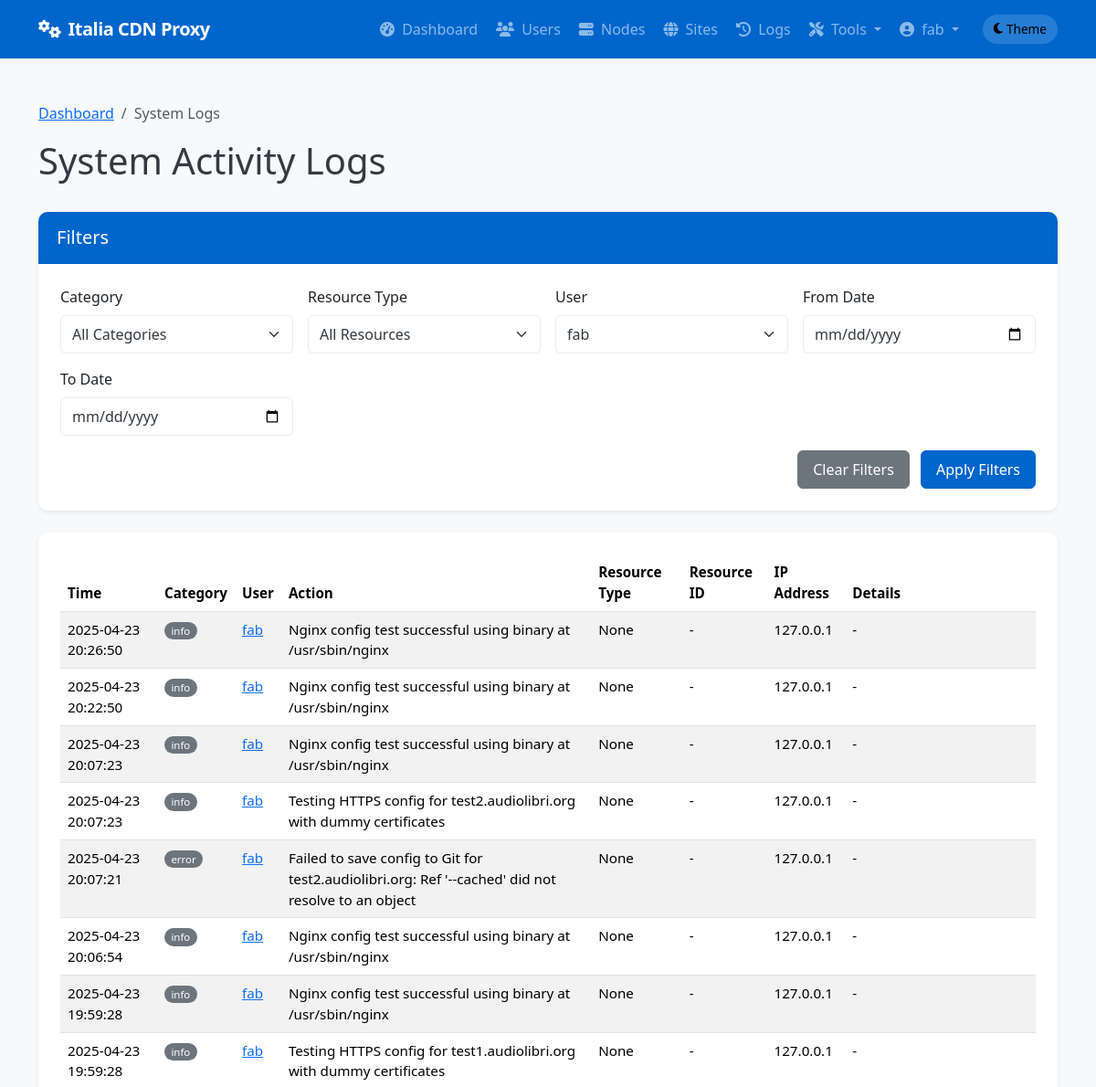
The page /admin/system/logs?user_id=1 (signed in, upper part) on the database as committed earlier.
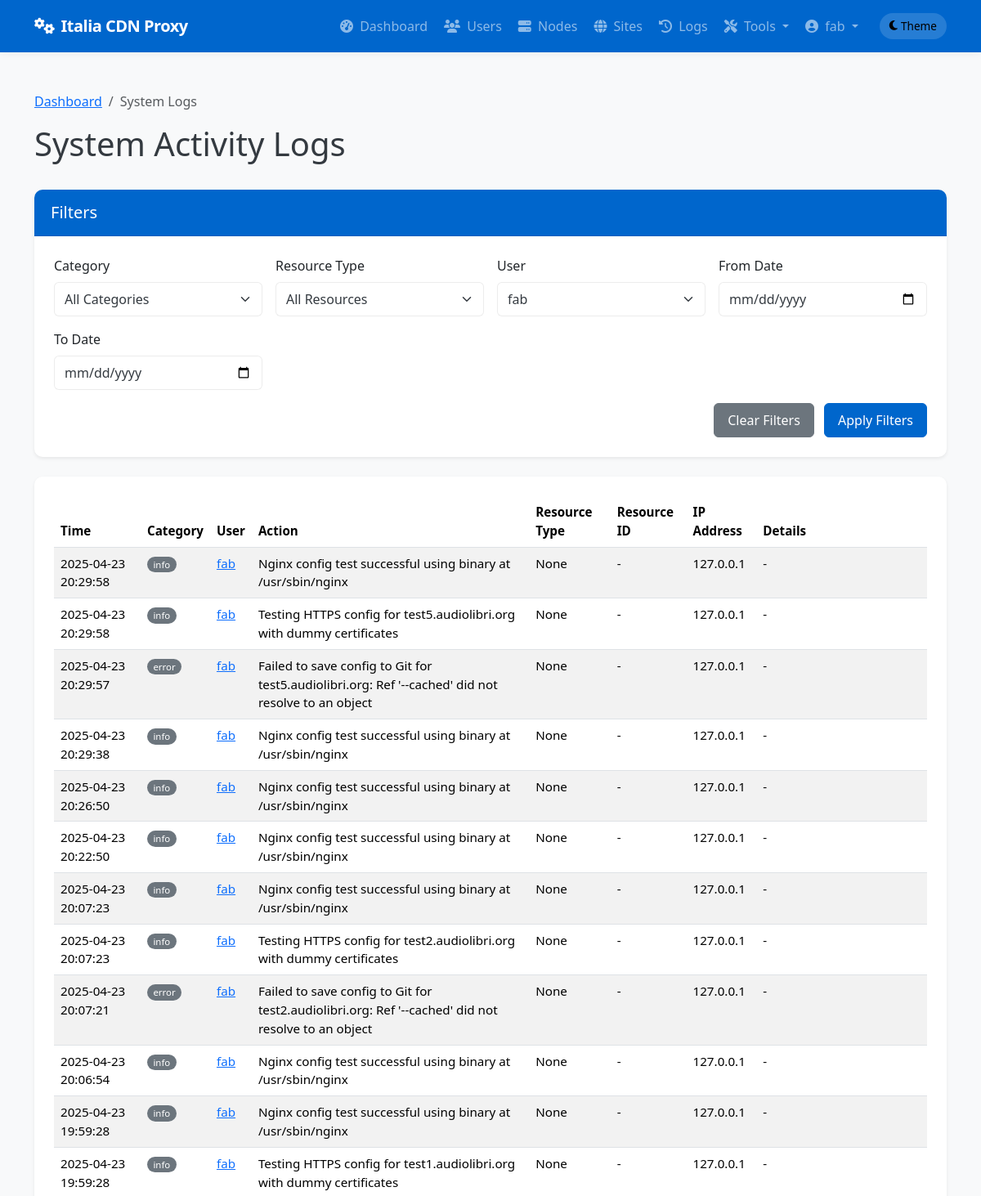
The same page on the database as committed later.
### app/models/models.py (models this page shows, shortened)
class User(db.Model):
    __tablename__ = 'users'
    id = db.Column(db.Integer, primary_key=True)
    username = db.Column(db.String(64), unique=True, index=True, nullable=False)
    email = db.Column(db.String(120), unique=True, index=True, nullable=False)
    password_hash = db.Column(db.String(128), nullable=False)
    role = db.Column(db.String(20), nullable=False, default='client')  # 'admin' or 'client'
    is_active = db.Column(db.Boolean, default=True)
    created_at = db.Column(db.DateTime, default=datetime.utcnow)
    last_login = db.Column(db.DateTime, nullable=True)
    sites = db.relationship('Site', backref='owner', lazy='dynamic')
    def is_admin(self):
        return self.role == 'admin'

class SystemLog(db.Model):
    __tablename__ = 'system_logs'
    id = db.Column(db.Integer, primary_key=True)
    user_id = db.Column(db.Integer, db.ForeignKey('users.id'), nullable=True)  # Null for system events
    category = db.Column(db.String(32), nullable=False)  # auth, admin, system, security, etc.
    action = db.Column(db.String(64), nullable=False)    # login, logout, create, delete, etc.
    resource_type = db.Column(db.String(32), nullable=True)  # user, node, site, etc.
    resource_id = db.Column(db.Integer, nullable=True)       # ID of the affected resource
    details = db.Column(db.Text, nullable=True)              # Additional details
    ip_address = db.Column(db.String(45), nullable=True)     # IP address of user/system
    created_at = db.Column(db.DateTime, default=datetime.utcnow)
    user = db.relationship('User', backref=db.backref('system_logs', lazy='dynamic'))

### app/controllers/admin.py (the view, shortened to what this page needs)
@admin.route('/system/logs')
@login_required
@admin_required
def system_logs():
    category = request.args.get('category')
    user_id = request.args.get('user_id')
    resource_type = request.args.get('resource_type')
    from_date = request.args.get('from_date')
    to_date = request.args.get('to_date')
    from app.models.models import SystemLog
    query = SystemLog.query
    if category:
        query = query.filter(SystemLog.category == category)
    if user_id:
        query = query.filter(SystemLog.user_id == user_id)
    if resource_type:
        query = query.filter(SystemLog.resource_type == resource_type)
    if from_date:
        try:
            from_datetime = datetime.strptime(from_date, '%Y-%m-%d')
            query = query.filter(SystemLog.created_at >= from_datetime)
        except ValueError:
            pass
    categories = db.session.query(SystemLog.category).distinct().all()
    resource_types = db.session.query(SystemLog.resource_type).distinct().all()
    users = User.query.all()
    page = request.args.get('page', 1, type=int)
    logs = query.order_by(SystemLog.created_at.desc()).paginate(page=page, per_page=50)
    return render_template('admin/system_logs.html',
                          logs=logs,
                          categories=[c[0] for c in categories if c[0]],
                          resource_types=[r[0] for r in resource_types if r[0]],
                          users=users,
                          filters={
                              'category': category,
                              'user_id': user_id,
                              'resource_type': resource_type,
                              'from_date': from_date,
                              'to_date': to_date
                          })

### app/templates/admin/system_logs.html (shortened to what this page needs)
{% extends 'base.html' %}
{% block content %}
<div class="container py-4">
    <nav aria-label="breadcrumb">
        <ol class="breadcrumb">
            <li class="breadcrumb-item"><a href="{{ url_for('admin.dashboard') }}">Dashboard</a></li>
            <li class="breadcrumb-item active" aria-current="page">System Logs</li>
        </ol>
    </nav>
    <div class="d-flex justify-content-between align-items-center mb-4">
        <h1>System Activity Logs</h1>
    </div>
    <div class="card shadow-sm mb-4">
        <div class="card-header bg-primary text-white">
            <h5 class="card-title mb-0">Filters</h5>
        </div>
        <div class="card-body">
            <form method="GET" action="{{ url_for('admin.system_logs') }}" class="row g-3">
                <div class="col-md-3">
                    <label for="category" class="form-label">Category</label>
                    <select class="form-select" id="category" name="category">
                        <option value="">All Categories</option>
                    </select>
                </div>
                <div class="col-md-3">
                    <label for="resource_type" class="form-label">Resource Type</label>
                    <select class="form-select" id="resource_type" name="resource_type">
                        <option value="">All Resources</option>
                    </select>
                </div>
                <div class="col-md-3">
                    <label for="user_id" class="form-label">User</label>
                    <select class="form-select" id="user_id" name="user_id">
                        {% for user in users %}
                        <option value="{{ user.id }}" {% if filters.user_id|string == user.id|string %}selected{% endif %}>
                            {{ user.username }}
                        </option>
                        {% endfor %}
                    </select>
                </div>
                <div class="col-md-3">
                    <label for="from_date" class="form-label">From Date</label>
                    <input type="date" class="form-control" id="from_date" name="from_date" value="{{ filters.from_date }}">
                </div>
                <div class="col-md-3">
                    <label for="to_date" class="form-label">To Date</label>
                    <input type="date" class="form-control" id="to_date" name="to_date" value="{{ filters.to_date }}">
                </div>
                <div class="col-md-12 text-end">
                    <a href="{{ url_for('admin.system_logs') }}" class="btn btn-secondary me-2">Clear Filters</a>
                    <button type="submit" class="btn btn-primary">Apply Filters</button>
                </div>
            </form>
        </div>
    </div>
    <div class="card shadow-sm">
        <div class="card-body">
            {% if logs.items %}
                <div class="table-responsive">
                    <table class="table table-striped table-hover">
                        <thead>
                            <tr>
                                <th>Time</th>
                                <th>Category</th>
                                <th>User</th>
                                <th>Action</th>
                                <th>Resource Type</th>
                                <th>Resource ID</th>
                                <th>IP Address</th>
                                <th>Details</th>
                            </tr>
                        </thead>
                        <tbody>
                            {% for log in logs.items %}
                            <tr>
                                <td>{{ log.created_at.strftime('%Y-%m-%d %H:%M:%S') }}</td>
                                <td>
                                    <span class="badge rounded-pill
                                    {% if log.category == 'auth' %}bg-info
                                    {% elif log.category == 'admin' %}bg-primary
                                    {% elif log.category == 'security' %}bg-danger
                                    {% elif log.category == 'system' %}bg-success
                                    {% else %}bg-secondary{% endif %}">
                                        {{ log.category }}
                                    </span>
                                </td>
                                <td>
                                    {% if log.user %}
                                        <a href="{{ url_for('admin.edit_user', user_id=log.user_id) }}">{{ log.user.username }}</a>
                                    {% else %}
                                        <span class="text-muted">System</span>
                                    {% endif %}
                                </td>
                                <td>{{ log.action }}</td>
                                <td>{{ log.resource_type }}</td>
                                <td>
                                    {% if log.resource_type == 'site' and log.resource_id %}
                                        <a href="{{ url_for('admin.view_site', site_id=log.resource_id) }}">{{ log.resource_id }}</a>
                                    {% elif log.resource_type == 'node' and log.resource_id %}
                                        <a href="{{ url_for('admin.view_node', node_id=log.resource_id) }}">{{ log.resource_id }}</a>
                                    {% elif log.resource_type == 'user' and log.resource_id %}
                                        <a href="{{ url_for('admin.edit_user', user_id=log.resource_id) }}">{{ log.resource_id }}</a>
                                    {% else %}
                                        {{ log.resource_id if log.resource_id else '-' }}
                                    {% endif %}
                                </td>
                                <td>{{ log.ip_address or '-' }}</td>
                                <td>
                                    <span class="text-truncate d-inline-block" style="max-width: 300px;" title="{{ log.details }}">
                                        {{ log.details or '-' }}
                                    </span>
                                </td>
                            </tr>
                            {% endfor %}
                        </tbody>
                    </table>
                </div>
            {% else %}
                <div class="alert alert-info mb-0">
                    <i class="fas fa-info-circle me-2"></i> No system logs found matching your criteria.
                </div>
            {% endif %}
        </div>
    </div>
</div>
{% endblock %}

### app/templates/base.html (shortened to what this page needs)
<!DOCTYPE html>
<html lang="en" data-bs-theme="light">
<head>
    <link href="https://cdn.jsdelivr.net/npm/bootstrap@5.3.2/dist/css/bootstrap.min.css" rel="stylesheet">
    <link rel="stylesheet" href="https://cdnjs.cloudflare.com/ajax/libs/font-awesome/6.4.2/css/all.min.css">
</head>
<body>
    <header>
        <nav class="navbar navbar-expand-lg navbar-dark bg-primary">
            <div class="container">
                <a class="navbar-brand" href="/">
                    <i class="fas fa-cogs me-2"></i>Italia CDN Proxy
                </a>
                <div class="collapse navbar-collapse" id="navbarNav">
                    <ul class="navbar-nav ms-auto">
                        {% if current_user.is_authenticated %}
                            {% if current_user.is_admin() %}
                                <li class="nav-item">
                                    <a class="nav-link {% if request.endpoint == 'admin.dashboard' %}active{% endif %}" href="{{ url_for('admin.dashboard') }}">
                                        <i class="fas fa-tachometer-alt me-1"></i> Dashboard
                                    </a>
                                </li>
                                <li class="nav-item">
                                    <a class="nav-link {% if 'admin.list_users' in request.endpoint %}active{% endif %}" href="{{ url_for('admin.list_users') }}">
                                        <i class="fas fa-users me-1"></i> Users
                                    </a>
                                </li>
                                <li class="nav-item">
                                    <a class="nav-link {% if 'admin.list_nodes' in request.endpoint %}active{% endif %}" href="{{ url_for('admin.list_nodes') }}">
                                        <i class="fas fa-server me-1"></i> Nodes
                                    </a>
                                </li>
                                <li class="nav-item">
                                    <a class="nav-link {% if 'admin.list_sites' in request.endpoint %}active{% endif %}" href="{{ url_for('admin.list_sites') }}">
                                        <i class="fas fa-globe me-1"></i> Sites
                                    </a>
                                </li>
                                <li class="nav-item">
                                    <a class="nav-link {% if request.endpoint == 'admin.deployment_logs' %}active{% endif %}" href="{{ url_for('admin.deployment_logs') }}">
                                        <i class="fas fa-history me-1"></i> Logs
                                    </a>
                                </li>
                                <li class="nav-item dropdown">
                                    <a class="nav-link dropdown-toggle" href="#" id="adminToolsDropdown" role="button" data-bs-toggle="dropdown" aria-expanded="false">
                                        <i class="fas fa-tools me-1"></i> Tools
                                    </a>
                                </li>
                            {% endif %}
                            <li class="nav-item dropdown">
                                <a class="nav-link dropdown-toggle" href="#" id="userDropdown" role="button" data-bs-toggle="dropdown" aria-expanded="false">
                                    <i class="fas fa-user-circle me-1"></i> {{ current_user.username }}
                                </a>
                            </li>
                        {% endif %}
                        <li class="nav-item d-flex align-items-center">
                            <button id="themeToggle" class="theme-toggle border-0" aria-label="Toggle theme">
                                <i class="fas fa-moon me-1"></i>
                                <span class="d-none d-md-inline">Theme</span>
                            </button>
                        </li>
                    </ul>
                </div>
            </div>
        </nav>
    </header>
    <main>
        {% block content %}{% endblock %}
    </main>
</body>
</html>

Rows that differ between the two databases and show on the page:
added SystemLog: created_at "2025-04-23 20:29:58", category "info", user.username "fab", action "Nginx config test successful using binary at /usr/sbin/nginx", resource_type "None", resource_id "-", ip_address "127.0.0.1", details "-"
added SystemLog: created_at "2025-04-23 20:29:58", category "info", user.username "fab", action "Testing HTTPS config for test5.audiolibri.org with dummy certificates", resource_type "None", resource_id "-", ip_address "127.0.0.1", details "-"
added SystemLog: created_at "2025-04-23 20:29:57", category "error", user.username "fab", action "Failed to save config to Git for test5.audiolibri.org: Ref '--cached' did not resolve to an object", resource_type "None", resource_id "-", ip_address "127.0.0.1", details "-"
added SystemLog: created_at "2025-04-23 20:29:38", category "info", user.username "fab", action "Nginx config test successful using binary at /usr/sbin/nginx", resource_type "None", resource_id "-", ip_address "127.0.0.1", details "-"
